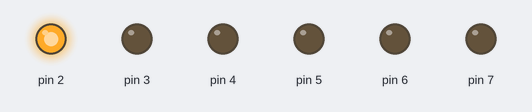
Bench run of a sketch on a simulated Arduino Uno, built with avr-gcc and run on an emulated ATmega328P. Shown: output pins drawn as LEDs (lit = HIGH).

Above: at 0.02 s.
At 0.6 s:
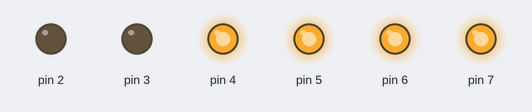
At 0.8 s:
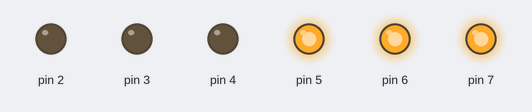
At 1.2 s:
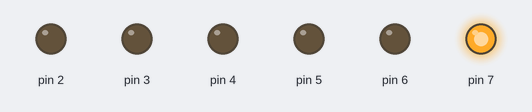
At 1.9 s:
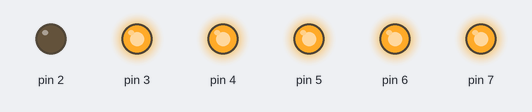
At 2.9 s:
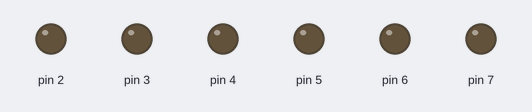
Timing chart, 0 to 3.5 s (numbered marks = the images above):
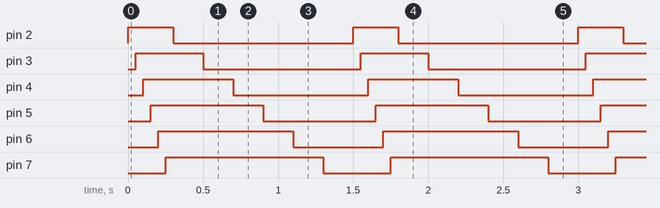

Measured:
- by itself, pin 2: alternates HIGH for 0.30 s and LOW for 1.2 s
- by itself, pin 3: alternates HIGH for 0.45 s and LOW for 1.1 s
- by itself, pin 4: alternates HIGH for 0.60 s and LOW for 0.90 s
- by itself, pin 5: alternates HIGH for 0.75 s and LOW for 0.75 s
- by itself, pin 6: alternates HIGH for 0.90 s and LOW for 0.60 s
- by itself, pin 7: alternates HIGH for 1.1 s and LOW for 0.45 s

The sketch:

Blinken.ino
```cpp
void setup() {
  // put your setup code here, to run once:
pinMode(2, OUTPUT);
pinMode(3, OUTPUT);
pinMode(4, OUTPUT);
pinMode(5, OUTPUT);
pinMode(6, OUTPUT);
pinMode(7, OUTPUT);

}

void loop() {
  // put your main code here, to run repeatedly:

digitalWrite(2, HIGH);

delay(50);

digitalWrite(3, HIGH);

delay(50);

digitalWrite(4, HIGH);

delay(50);

digitalWrite(5, HIGH);

delay(50);

digitalWrite(6, HIGH);

delay(50);

digitalWrite(7, HIGH);

delay(50);


//---------------------------------------------------

digitalWrite(2, LOW);

delay(200);

digitalWrite(3, LOW);

delay(200);

digitalWrite(4, LOW);

delay(200);

digitalWrite(5, LOW);

delay(200);

digitalWrite(6, LOW);

delay(200);

digitalWrite(7, LOW);

delay(200);


}
```
